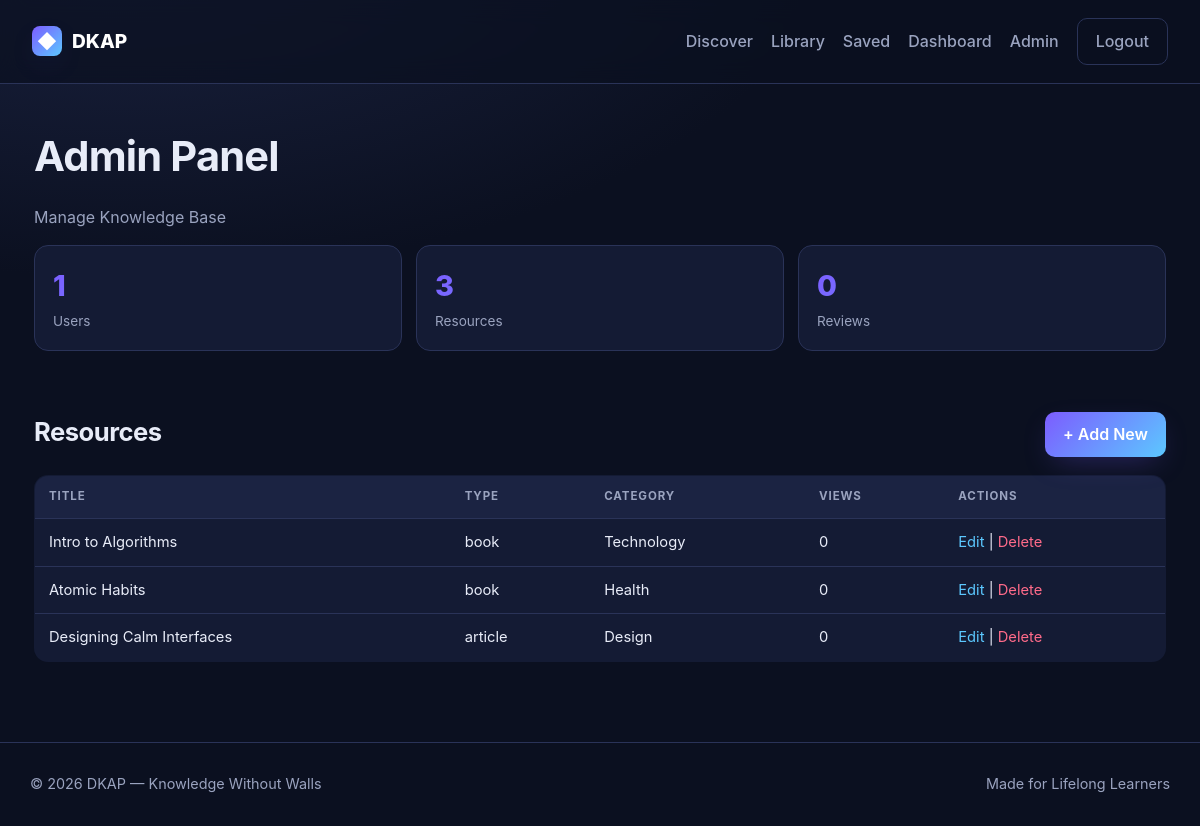
The page / (signed in) on the database its author committed.
### tables this page shows
CREATE TABLE resources (
  id INT AUTO_INCREMENT PRIMARY KEY,
  title VARCHAR(200) NOT NULL,
  author VARCHAR(120) DEFAULT '',
  description TEXT,
  type ENUM('book','article','video','course','podcast') DEFAULT 'article',
  category_id INT,
  cover_url VARCHAR(500) DEFAULT '',
  content_url VARCHAR(500) DEFAULT '',
  body LONGTEXT,
  tags VARCHAR(255) DEFAULT '',
  views INT DEFAULT 0,
  created_at TIMESTAMP DEFAULT CURRENT_TIMESTAMP,
  FOREIGN KEY (category_id) REFERENCES categories(id) ON DELETE SET NULL,
  FULLTEXT KEY ft_search (title, author, description, body, tags)
);

CREATE TABLE categories (
  id INT AUTO_INCREMENT PRIMARY KEY,
  name VARCHAR(80) UNIQUE NOT NULL,
  icon VARCHAR(20) DEFAULT '📚'
);

### auth.php (called while the page is built, shortened)
<?php
function e($str) {
    return htmlspecialchars($str ?? '', ENT_QUOTES, 'UTF-8');
}
?>

### index.php (the view, shortened to what this page needs)
<?php
require_once __DIR__.'/../includes/header.php';
$stats = [
    'users' => $pdo->query("SELECT COUNT(*) FROM users")->fetchColumn(),
    'resources' => $pdo->query("SELECT COUNT(*) FROM resources")->fetchColumn(),
    'reviews' => $pdo->query("SELECT COUNT(*) FROM reviews")->fetchColumn(),
];
$resources = $pdo->query("SELECT r.*, c.name AS cat_name FROM resources r LEFT JOIN categories c ON c.id=r.category_id ORDER BY r.created_at DESC")->fetchAll();
?>
<h1>Admin Panel</h1>
<p class="muted">Manage Knowledge Base</p>
<div class="stats">
  <div class="stat"><div class="n"><?= $stats['users'] ?></div><div class="l">Users</div></div>
  <div class="stat"><div class="n"><?= $stats['resources'] ?></div><div class="l">Resources</div></div>
  <div class="stat"><div class="n"><?= $stats['reviews'] ?></div><div class="l">Reviews</div></div>
</div>
<div class="section">
  <div class="section-head">
    <h2>Resources</h2>
    <a class="btn-primary" href="/dkap/admin/resource_form.php">+ Add New</a>
  </div>
  <table class="tbl">
    <tr><th>Title</th><th>Type</th><th>Category</th><th>Views</th><th>Actions</th></tr>
    <?php foreach ($resources as $r): ?>
    <tr>
      <td><?= e($r['title']) ?></td>
      <td><?= e($r['type']) ?></td>
      <td><?= e($r['cat_name'] ?? '-') ?></td>
      <td><?= $r['views'] ?></td>
      <td>
        <a href="/dkap/admin/resource_form.php?id=<?= $r['id'] ?>">Edit</a> |
        <a href="/dkap/admin/delete.php?id=<?= $r['id'] ?>" onclick="return confirm('Delete this resource?')" style="color:var(--danger)">Delete</a>
      </td>
    </tr>
    <?php endforeach; ?>
  </table>
</div>
<?php require_once __DIR__.'/../includes/footer.php'; ?>

### style.css (style rules this page uses)
:root { --bg:#0b1020; --bg-2:#0f152b; --surface:#141b34; --surface-2:#1b2342; --text:#e8ecf8; --muted:#9aa3bf; --border:#2a3358; --primary:#7c5cff; --primary-2:#5cc8ff; --accent:#ffb86b; --success:#3ddc97; --danger:#ff6b8a; --radius:14px; --shadow:0 10px 30px -10px rgba(124,92,255,.35); --grad:linear-gradient(135deg,#7c5cff 0%, #5cc8ff 100%); }
* { box-sizing:border-box }
html,body { margin:0;padding:0;background:radial-gradient(1200px 600px at 10% -10%, #1b2342 0%, var(--bg) 60%) fixed;color:var(--text);font-family:-apple-system,BlinkMacSystemFont,"Segoe UI",Roboto,Inter,sans-serif;line-height:1.55 }
a { color:var(--primary-2);text-decoration:none }
h1,h2,h3 { font-weight:700;letter-spacing:-.02em;margin:.2em 0 }
h1 { font-size:2.6rem }
h2 { font-size:1.6rem }
.muted { color:var(--muted) }
.btn-primary,.btn-ghost,button.btn { cursor:pointer;border:none;font:inherit;padding:10px 18px;border-radius:10px;font-weight:600;transition:.2s }
.btn-primary { background:var(--grad);color:#fff;box-shadow:var(--shadow) }
.section { margin-top:56px }
.section-head { display:flex;align-items:end;justify-content:space-between;margin-bottom:18px }
.stats { display:grid;grid-template-columns:repeat(auto-fit,minmax(180px,1fr));gap:14px }
.stat { background:var(--surface);border:1px solid var(--border);padding:18px;border-radius:var(--radius) }
.stat .n { font-size:1.8rem;font-weight:800;background:var(--grad);-webkit-background-clip:text;background-clip:text;color:transparent }
.stat .l { color:var(--muted);font-size:.85rem;margin-top:2px }
table.tbl { width:100%;border-collapse:collapse;background:var(--surface);border:1px solid var(--border);border-radius:var(--radius);overflow:hidden }
.tbl th,.tbl td { padding:12px 14px;text-align:left;border-bottom:1px solid var(--border);font-size:.92rem }
.tbl th { background:var(--surface-2);color:var(--muted);text-transform:uppercase;font-size:.72rem;letter-spacing:.08em }
.tbl tr:last-child td { border-bottom:none }

### rows shown on the page
resources: title "Intro to Algorithms", type "book", category.name "Technology", views "0"
resources: title "Atomic Habits", type "book", category.name "Health", views "0"
resources: title "Designing Calm Interfaces", type "article", category.name "Design", views "0"
